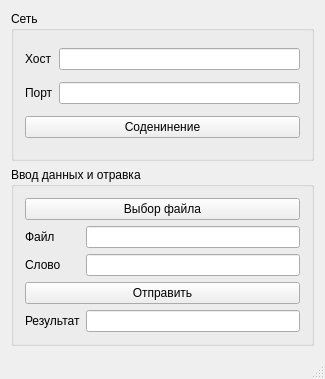
<?xml version="1.0" encoding="UTF-8"?>
<ui version="4.0">
 <class>MainWindow</class>
 <widget class="QMainWindow" name="MainWindow">
  <property name="geometry">
   <rect>
    <x>0</x>
    <y>0</y>
    <width>325</width>
    <height>379</height>
   </rect>
  </property>
  <property name="windowTitle">
   <string>Клиент</string>
  </property>
  <widget class="QWidget" name="centralWidget">
   <layout class="QVBoxLayout" name="verticalLayout">
    <item>
     <widget class="QGroupBox" name="groupBox_net">
      <property name="title">
       <string>Сеть</string>
      </property>
      <layout class="QGridLayout" name="gridLayout">
       <item row="0" column="0">
        <widget class="QLabel" name="label_host">
         <property name="text">
          <string>Хост</string>
         </property>
         <property name="buddy">
          <cstring>lineEdit_host</cstring>
         </property>
        </widget>
       </item>
       <item row="0" column="1">
        <widget class="QLineEdit" name="lineEdit_host"/>
       </item>
       <item row="1" column="0">
        <widget class="QLabel" name="label_port">
         <property name="text">
          <string>Порт</string>
         </property>
         <property name="buddy">
          <cstring>lineEdit_port</cstring>
         </property>
        </widget>
       </item>
       <item row="1" column="1">
        <widget class="QLineEdit" name="lineEdit_port"/>
       </item>
       <item row="2" column="0" colspan="2">
        <widget class="QPushButton" name="pushButton_connect">
         <property name="text">
          <string>Соденинение</string>
         </property>
        </widget>
       </item>
      </layout>
     </widget>
    </item>
    <item>
     <widget class="QGroupBox" name="groupBox_work">
      <property name="title">
       <string>Ввод данных и отравка</string>
      </property>
      <layout class="QGridLayout" name="gridLayout_2">
       <item row="1" column="0">
        <widget class="QLabel" name="label">
         <property name="text">
          <string>Файл</string>
         </property>
         <property name="buddy">
          <cstring>lineEdit_file</cstring>
         </property>
        </widget>
       </item>
       <item row="1" column="1">
        <widget class="QLineEdit" name="lineEdit_file">
         <property name="text">
          <string/>
         </property>
         <property name="readOnly">
          <bool>true</bool>
         </property>
        </widget>
       </item>
       <item row="2" column="0">
        <widget class="QLabel" name="label_word">
         <property name="text">
          <string>Слово</string>
         </property>
         <property name="buddy">
          <cstring>lineEdit_word</cstring>
         </property>
        </widget>
       </item>
       <item row="2" column="1">
        <widget class="QLineEdit" name="lineEdit_word"/>
       </item>
       <item row="4" column="0">
        <widget class="QLabel" name="label_res">
         <property name="text">
          <string>Результат</string>
         </property>
         <property name="buddy">
          <cstring>lineEdit_result</cstring>
         </property>
        </widget>
       </item>
       <item row="0" column="0" colspan="2">
        <widget class="QPushButton" name="pushButton_fChoose">
         <property name="text">
          <string>Выбор файла</string>
         </property>
        </widget>
       </item>
       <item row="3" column="0" colspan="2">
        <widget class="QPushButton" name="pushButton_send">
         <property name="text">
          <string>Отправить</string>
         </property>
        </widget>
       </item>
       <item row="4" column="1">
        <widget class="QLineEdit" name="lineEdit_result">
         <property name="readOnly">
          <bool>true</bool>
         </property>
        </widget>
       </item>
      </layout>
     </widget>
    </item>
   </layout>
  </widget>
  <widget class="QStatusBar" name="statusBar"/>
 </widget>
 <layoutdefault spacing="6" margin="11"/>
 <resources/>
 <connections/>
</ui>
